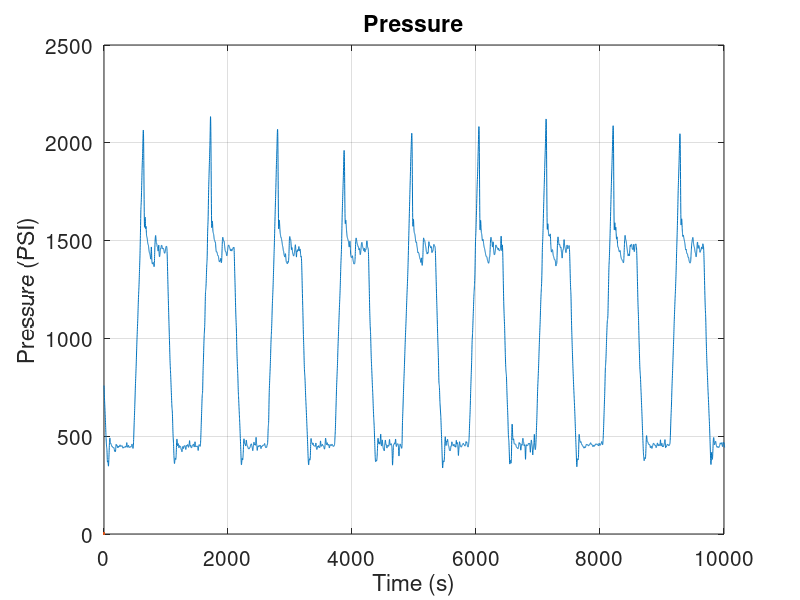

The MATLAB script that drew this image: (Note: this script raises an error after producing the figure.)
clc; clear; close;
load test_11_1000RPM.mat

fc = 50;
fs = 1000;

[b,a] = butter(2,fc/(fs/2));

no_of_sensors = 3;

sampling_time = 1;

kwte = 90000;

speed_turn = 3;
current_turn = 1;
pressure_turn = 2;

x = some_data(speed_turn:no_of_sensors:kwte);
y = some_data(current_turn:no_of_sensors:kwte);
z = some_data(pressure_turn:no_of_sensors:kwte);

if isnan(y(1))
    y(1) = 0;
end

t_x = t(speed_turn:no_of_sensors:kwte);
t_y = t(current_turn:no_of_sensors:kwte);
t_z = t(pressure_turn:no_of_sensors:kwte);

figure(1)

% subplot(3,1,1)
t_speed = sampling_time/no_of_sensors*(t_x-speed_turn);
speed = filtfilt(b,a,(0.78125*x - 1600));
% plot(t_speed, speed,LineWidth=2)
% title('Speed from ESCON')
% ylabel('Speed (RPM)')
% xlabel('Time (ms)')
% grid on
% xlim([0 10000])

% subplot(3,1,2)
t_torque = sampling_time/no_of_sensors*(t_y-current_turn);
torque = 0.0032226562*filtfilt(b,a,y);
% plot(t_torque,torque,LineWidth=2)
% title('Torque from Sensor')
% xlabel('Time (s)')
% ylabel('Torque (Nm)')
% grid on
% % xlim([10 25])
% xlim([0 10000])
% 
% subplot(3,1,3)
t_pressure = sampling_time/no_of_sensors*(t_z-pressure_turn);
pressure = 1.6113281*filtfilt(b,a,z);
plot(t_pressure,pressure,LineWidth=2)
ylabel('Pressure (PSI)')
xlabel('Time (s)')
title('Pressure')
grid on
% xlim([10 25])
xlim([0 10000])

some_fig = gcf;
set(findobj(some_fig,'type','axes'),"FontSize",15)

disp('Click two points on the plot to define the friction index range.');
[friction_index, ~] = ginput(2); % Select two points (start and end)
friction_index = find(t_pressure >= friction_index(1) & t_pressure <= friction_index(2)); % Get indices in time array

%% Desired Range
figure(2)
subplot(3,1,1)
t_f_pressure = t_pressure(friction_index);
t_pressure_adjust = t_f_pressure - t_f_pressure(1);
plot(t_pressure_adjust,pressure(friction_index),LineWidth=2)
xlabel('Time (ms)')
ylabel('Pressure (PSI)')
% xline(180,'-',{'SSV Switched to one side'},LineWidth=2);
% xline(210,'-',{'PRV Switched'},LineWidth=2);
% xline(270,'-',{'SSV Switched to the middle position'},LineWidth=2);
grid on
xlim([0 1100])

subplot(3,1,2)
t_f_speed = t_speed(friction_index);
t_speed_adjust = t_f_speed - t_f_speed(1);
plot(t_speed_adjust,speed(friction_index),LineWidth=2)
xlabel('Time (ms)')
ylabel('Speed (RPM)')
grid on
xlim([0 1100])

subplot(3,1,3)
hold on
t_f_torque = t_torque(friction_index);
t_torque_adjust = t_f_torque - t_f_torque(1);
plot(t_torque_adjust,torque(friction_index),LineWidth=2)
xlabel('Time (ms)')
ylabel('Torque (Nm)')
xlim([0 1100])
grid on


some_fig = gcf;

sgtitle('Experimental Results','FontName','Arial','FontSize',18,'FontWeight','Bold', 'LineWidth', 2)
set(findobj(some_fig,'type','axes'),'FontName','Arial','FontSize',15,'FontWeight','Bold', 'LineWidth', 2);

set(some_fig, 'position', [0, 0, 1920, 1080])
